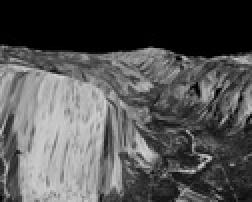
#> input picture ps5/input/DataSeq1/yos_img_01.jpg, 126 x 101 px, shrunk from 316 x 252 before the run, found by its file name (shown 2 times larger)
$ python ps5_3.py   (Python 2 division)
#> lines starting #> are read from the running program, lines starting #| are printed output that depends on the picture
### ps5/pyramids.py
import numpy as np
import cv2
from scipy import signal

def generate_wkernel(a):
    w_vec = np.array([0.25 - a/2, 0.25, a, 0.25, 0.25 - a/2], dtype=np.float32)
    w_kernel = np.outer(w_vec.T, w_vec)
    return w_kernel

def reduce(img):
    w = generate_wkernel(0.4)
    filtered_img = signal.convolve2d(img, w, mode='same', boundary='symm')
    reduced_img = filtered_img[0:-1:2,0:-1:2]
    return reduced_img

def expand(img):
    width = img.shape[1]
    height = img.shape[0]
    expanded_img = np.zeros((2 * height - 1, 2 * width - 1))
    w_kernel = generate_wkernel(0.4)
    for i in range(2 * height - 1):
        for j in range(2 * width - 1):
            wsum = 0
            for m in range(-2, 3):
                for n in range(-2, 3):
                    if (i - m) % 2 != 0 or (j - n) % 2 != 0:
                        continue
                    r = 0
                    c = 0
                    if i - m >= 0 and i - m < 2 * height - 1:
                        r = (i - m) / 2
                    elif i - m < 0:
                        r = 0
                    else:
                        r = height - 1

                    if j - n >= 0 and j - n < 2 * width - 1:
                        c = (j - n) / 2
                    elif j - n < 0:
                        c = 0
                    else:
                        c = width - 1

                    wsum += w_kernel[m + 2, n + 2] * img[r, c]
            expanded_img[i, j] = 4 * wsum

    return expanded_img

def gaussian_pyramids_gen(img, n):

    pyramids_lst = []
    last_layer = img
    pyramids_lst.append(last_layer)

    for i in range(n - 1):
        last_layer = reduce(last_layer)
        pyramids_lst.append(last_layer)

    return pyramids_lst

# [17 lines left out: function laplacian_pyramids_gen, not called in this run]

### ps5/opticalflow.py
import numpy as np
import sys
import math
import cv2
import copy
from scipy import signal
import matplotlib.pyplot as plt

def calculate_LK(frame1, frame2, filter_size = (31,31), thresh = 50):
    img_u = np.zeros(frame1.shape)
    img_v = np.zeros(frame2.shape)

    #frame1 = cv2.GaussianBlur(frame1, filter_size, 2)
    #frame2 = cv2.GaussianBlur(frame2, filter_size, 2)

    gy, gx = np.gradient(frame1)

    gt = frame1 - frame2

    gxx = gx * gx
    gxy = gx * gy
    gyy = gy * gy

    gxt = gx * gt
    gyt = gy * gt

    gxx_wsum = cv2.boxFilter(gxx, -1, ksize = filter_size, normalize = True)
    gxy_wsum = cv2.boxFilter(gxy, -1, ksize = filter_size, normalize = True)
    gyy_wsum = cv2.boxFilter(gyy, -1, ksize = filter_size, normalize = True)

    gxt_wsum = cv2.boxFilter(gxt, -1, ksize = filter_size, normalize = True)
    gyt_wsum = cv2.boxFilter(gyt, -1, ksize = filter_size, normalize = True)

    for i in range(0, gxx_wsum.shape[0]):
        for j in range(0, gxx_wsum.shape[1]):
            A = np.array([[gxx_wsum[i, j], gxy_wsum[i, j]], [gxy_wsum[i, j], gyy_wsum[i, j]]])
            det = np.linalg.det(A)
            if det != 0:
                b = np.array([- gxt_wsum[i, j], - gyt_wsum[i, j]]).T
                A_inv = np.linalg.inv(A)
                d = np.dot(A_inv, b)
                if abs(d[0]) < thresh:
                    img_u[i, j] = d[0]
                if abs(d[1]) < thresh:
                    img_v[i, j] = d[1]

    op_flow = np.zeros(img_u.shape + (2,))
    op_flow[..., 0] = img_u
    op_flow[..., 1] = img_v

    return op_flow

# [62 lines left out: functions lk_optic_flow, vis_optic_flow_arrows, not called in this run]

### ps5/ps5_3.py
import numpy as np
import os
import math
import cv2
import opticalflow
import pyramids

def get_op_result(frame1, frame2, n, filter_size):
    frame1_pyr_lst = pyramids.gaussian_pyramids_gen(frame1, 4)
    frame2_pyr_lst = pyramids.gaussian_pyramids_gen(frame2, 4)

    width = frame1_pyr_lst[n].shape[1]
    height = frame1_pyr_lst[n].shape[0]

    x = np.linspace(0, width - 1, width)
    y = np.linspace(0, height - 1, height)
    xv, yv = np.meshgrid(x, y)

    op_flow = opticalflow.calculate_LK(frame1_pyr_lst[n], frame2_pyr_lst[n], filter_size, 15)

    xv = xv + op_flow[..., 0]
    yv = yv + op_flow[..., 1]

    warped_img = cv2.remap(frame1_pyr_lst[n], xv.astype(np.float32), yv.astype(np.float32), cv2.INTER_LINEAR)

    expanded_warped_img = warped_img
    expanded_shift_img = frame2_pyr_lst[n]

    for i in range(0, n):
        expanded_warped_img = pyramids.expand(expanded_warped_img)
        expanded_shift_img = pyramids.expand(expanded_shift_img)

    diff_img = expanded_warped_img - expanded_shift_img
    img_u = np.zeros(op_flow[..., 0].shape)
    img_v = np.zeros(op_flow[..., 1].shape)

    img_u = cv2.normalize(op_flow[..., 0], img_u, norm_type=cv2.NORM_MINMAX)
    img_v = cv2.normalize(op_flow[..., 1], img_v, norm_type=cv2.NORM_MINMAX)

    return img_u, img_v, diff_img

def run_data_seq(filename, dataSeq, n, filter_size):
    for i in range(1, len(dataSeq)):
        frame1 = dataSeq[i - 1]
        frame2 = dataSeq[i]
        img_u, img_v, diff_img = get_op_result(frame1, frame2, n, filter_size)
        disp_img = np.concatenate((img_u, img_v), axis=0)
        cv2.imwrite(os.path.join('output', filename + '-1-{0}.png'.format(i - 1)), disp_img * 255)
        cv2.imwrite(os.path.join('output', filename + '-2-{0}.png'.format(i - 1)), diff_img)
    return

dataSeq1 = []
dataSeq2 = []

dataSeq1.append(cv2.imread(os.path.join('input\\DataSeq1', 'yos_img_01.jpg'),0))
dataSeq1.append(cv2.imread(os.path.join('input\\DataSeq1', 'yos_img_02.jpg'),0))
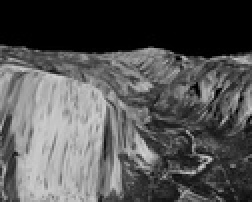
#> input picture ps5/input/DataSeq1/yos_img_02.jpg, 126 x 101 px, shrunk from 316 x 252 before the run, found by its file name (shown 2 times larger)
dataSeq1.append(cv2.imread(os.path.join('input\\DataSeq1', 'yos_img_03.jpg'),0))
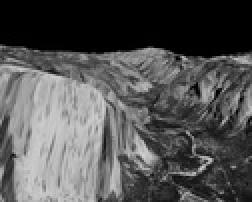
#> input picture ps5/input/DataSeq1/yos_img_03.jpg, 126 x 101 px, shrunk from 316 x 252 before the run, found by its file name (shown 2 times larger)

run_data_seq('ps5-3-a', dataSeq1, 1, (19, 19))
#> the loop in run_data_seq, `for i in range(1, len(dataSeq)):` made 2 passes
#> in run_data_seq, frame1 is the input picture: shape (101, 126); min 0, max 209, mean 83.6

dataSeq2.append(cv2.imread(os.path.join('input\\DataSeq2', '0.png'),0))
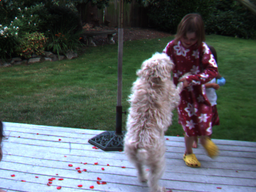
#> input picture ps5/input/DataSeq2/0.png, 256 x 192 px, shrunk from 640 x 480 before the run, found by its file name
dataSeq2.append(cv2.imread(os.path.join('input\\DataSeq2', '1.png'),0))
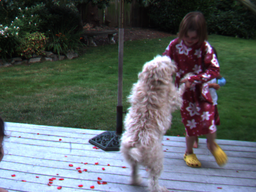
#> input picture ps5/input/DataSeq2/1.png, 256 x 192 px, shrunk from 640 x 480 before the run, found by its file name
dataSeq2.append(cv2.imread(os.path.join('input\\DataSeq2', '2.png'),0))
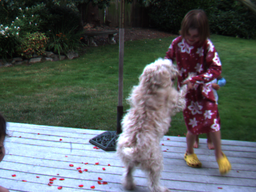
#> input picture ps5/input/DataSeq2/2.png, 256 x 192 px, shrunk from 640 x 480 before the run, found by its file name

run_data_seq('ps5-3-b', dataSeq2, 3, (5, 5))
#> the loop in run_data_seq (call 2), `for i in range(1, len(dataSeq)):` made 2 passes
#> pass 1, in run_data_seq (call 2), `frame2 = dataSeq[i]`:
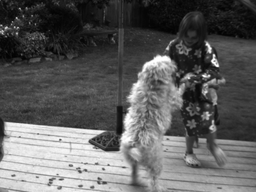
#> frame2: shape (192, 256); min 2, max 255, mean 94.2
#> pass 1, in reduce (call 13), `reduced_img = filtered_img[0:-1:2,0:-1:2]`:
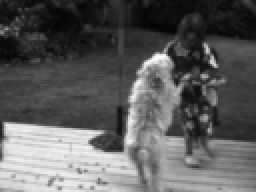
#> reduced_img: shape (96, 128) float32 (shown 2 times larger); min 4.53, max 253.6, mean 93.7
